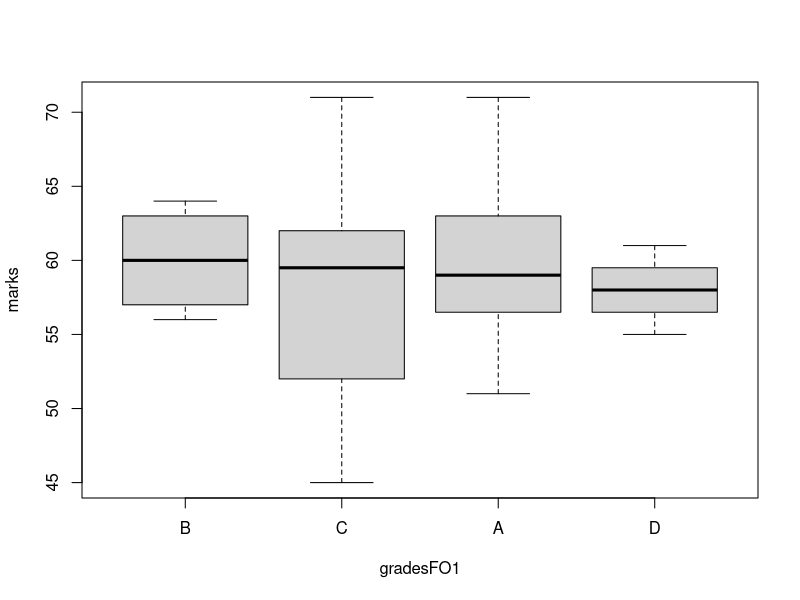
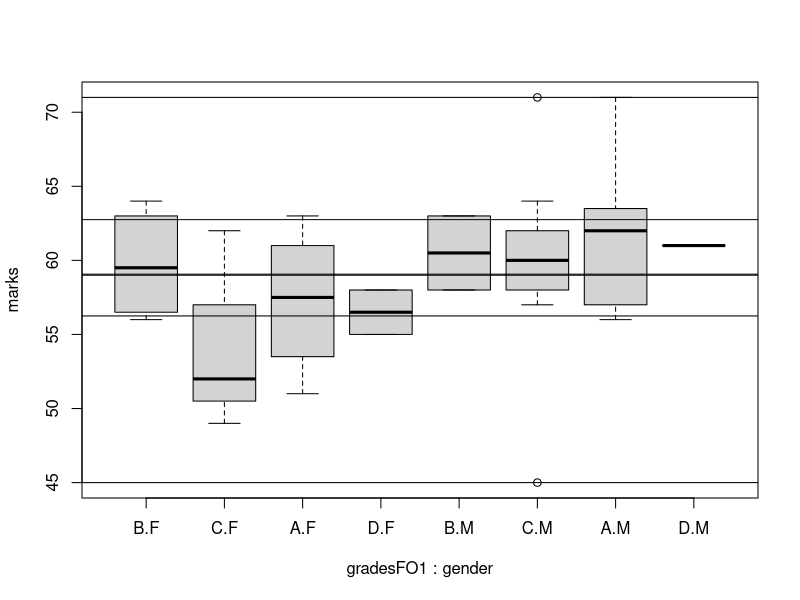

Generate these figures, in order, with R:
grades= sample(c("A","B","C","D"),size=30,replace = T, prob=c(0.4, 0.2, 0.3, 0.1))
gradesF=factor(grades)
summary(grades)
summary(gradesF)
table(grades)
table(gradesF)
gradesFO=factor(grades, ordered=T)
gradesFO1=factor(grades, ordered=T, levels=c("B","C","A","D"))
gradesFO
summary(gradesFO1)
summary(gradesFO)

marks=ceiling(rnorm(30,mean=60,sd=5))
gender=factor(sample(c("M","F"),size=30,replace=T))
student1=data.frame(marks,gender,gradesFO1)
student1
boxplot(marks~gradesFO1, data=student1)
boxplot(marks~gradesFO1+gender, data=student1)
summary(marks)
abline(h=summary(marks))
quantile(marks)
